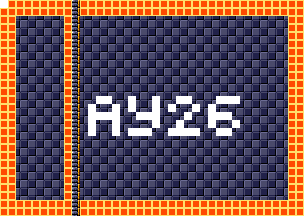

The image is a tile-based game level rendered from a .tmx file. Its description and source (layers, tilesets, objects; grid data summarised) follow:
An orthogonal 38x27 tile map with 8x8 px tiles, 4 tile layers (background, foreground, room numbers, Objects), 15 tilesets.

<map version="1.5" tiledversion="1.7.1" orientation="orthogonal" renderorder="right-down" width="38" height="27" tilewidth="8" tileheight="8" infinite="0" nextlayerid="11" nextobjectid="1">
 <tileset firstgid="1" source="tilesheets/tsKarniMata.tsx" />
 <tileset firstgid="1025" source="tilesheets/tsVoodooWasp.tsx" />
 <tileset firstgid="2049" source="tilesheets/tsBurial.tsx" />
 <tileset firstgid="3073" source="tilesheets/tsBlueTemple.tsx" />
 <tileset firstgid="4097" source="tilesheets/tsGoddess.tsx" />
 <tileset firstgid="5121" source="tilesheets/tsKonark.tsx" />
 <tileset firstgid="6145" name="sEnemies" tilewidth="8" tileheight="8" tilecount="1024" columns="32">
  <image source="../grapx/tilesheets/sObjects.bmp" trans="ff94ff" width="256" height="256" />
 </tileset>
 <tileset firstgid="7169" source="tilesheets/tsIceTemple.tsx" />
 <tileset firstgid="8193" source="tilesheets/tsLavaArea.tsx" />
 <tileset firstgid="9217" source="tilesheets/tsBossArea.tsx" />
 <tileset firstgid="10241" source="tilesheets/tsPegu.tsx" />
 <tileset firstgid="11265" source="tilesheets/sTiwanakuTemple.tsx" />
 <tileset firstgid="12289" source="tilesheets/sIndraTemple.tsx" />
 <tileset firstgid="13313" source="tilesheets/sTeleport.tsx" />
 <tileset firstgid="14337" source="tilesheets/sObjects.tsx" />
 <layer id="2" name="background" width="38" height="27">
  <data>[1026 cells, 1026 non-empty, 2 distinct tile ids]</data>
 </layer>
 <layer id="1" name="foreground" width="38" height="27">
  <data>[1026 cells, 290 non-empty, 2 distinct tile ids]</data>
 </layer>
 <layer id="7" name="room numbers" width="38" height="27">
  <data>[1026 cells, 45 non-empty, 1 distinct tile ids]</data>
 </layer>
 <layer id="10" name="Objects" width="38" height="27">
  <data>[1026 cells, 0 non-empty, 0 distinct tile ids]</data>
 </layer>
</map>
